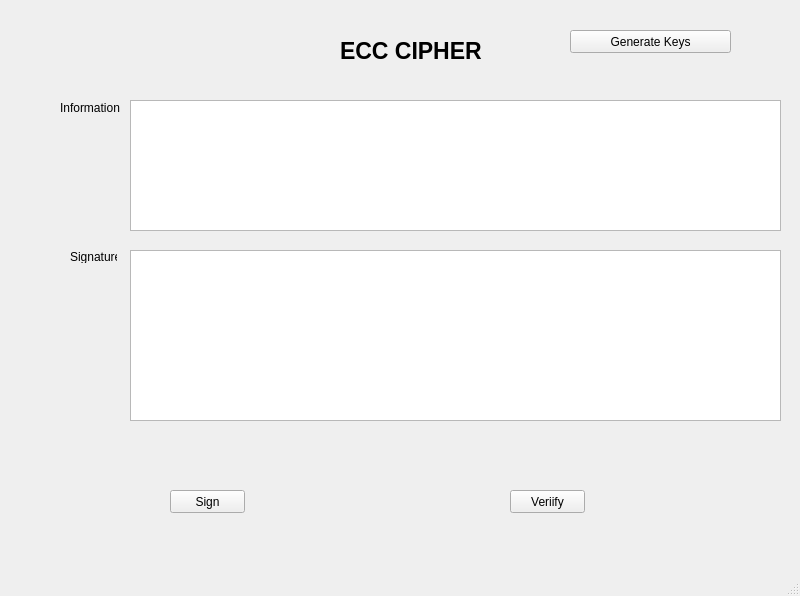
<?xml version="1.0" encoding="UTF-8"?>
<ui version="4.0">
 <class>MainWindow</class>
 <widget class="QMainWindow" name="MainWindow">
  <property name="geometry">
   <rect>
    <x>0</x>
    <y>0</y>
    <width>800</width>
    <height>596</height>
   </rect>
  </property>
  <property name="windowTitle">
   <string>MainWindow</string>
  </property>
  <widget class="QWidget" name="centralwidget">
   <widget class="QPushButton" name="btn_gen_keys">
    <property name="geometry">
     <rect>
      <x>570</x>
      <y>30</y>
      <width>161</width>
      <height>23</height>
     </rect>
    </property>
    <property name="text">
     <string>Generate Keys</string>
    </property>
   </widget>
   <widget class="QPushButton" name="btn_sign">
    <property name="geometry">
     <rect>
      <x>170</x>
      <y>490</y>
      <width>75</width>
      <height>23</height>
     </rect>
    </property>
    <property name="text">
     <string>Sign</string>
    </property>
   </widget>
   <widget class="QLabel" name="label">
    <property name="geometry">
     <rect>
      <x>340</x>
      <y>20</y>
      <width>281</width>
      <height>61</height>
     </rect>
    </property>
    <property name="font">
     <font>
      <pointsize>17</pointsize>
      <weight>75</weight>
      <bold>true</bold>
     </font>
    </property>
    <property name="text">
     <string>ECC CIPHER</string>
    </property>
   </widget>
   <widget class="QLabel" name="label_2">
    <property name="geometry">
     <rect>
      <x>60</x>
      <y>100</y>
      <width>61</width>
      <height>16</height>
     </rect>
    </property>
    <property name="text">
     <string>Information</string>
    </property>
   </widget>
   <widget class="QLabel" name="label_3">
    <property name="geometry">
     <rect>
      <x>70</x>
      <y>250</y>
      <width>47</width>
      <height>13</height>
     </rect>
    </property>
    <property name="text">
     <string>Signature</string>
    </property>
   </widget>
   <widget class="QTextEdit" name="txt_info">
    <property name="geometry">
     <rect>
      <x>130</x>
      <y>100</y>
      <width>651</width>
      <height>131</height>
     </rect>
    </property>
   </widget>
   <widget class="QTextEdit" name="txt_sign">
    <property name="geometry">
     <rect>
      <x>130</x>
      <y>250</y>
      <width>651</width>
      <height>171</height>
     </rect>
    </property>
   </widget>
   <widget class="QPushButton" name="btn_verify">
    <property name="geometry">
     <rect>
      <x>510</x>
      <y>490</y>
      <width>75</width>
      <height>23</height>
     </rect>
    </property>
    <property name="text">
     <string>Veriify</string>
    </property>
   </widget>
  </widget>
  <widget class="QMenuBar" name="menubar">
   <property name="geometry">
    <rect>
     <x>0</x>
     <y>0</y>
     <width>800</width>
     <height>21</height>
    </rect>
   </property>
  </widget>
  <widget class="QStatusBar" name="statusbar"/>
 </widget>
 <resources/>
 <connections/>
</ui>
